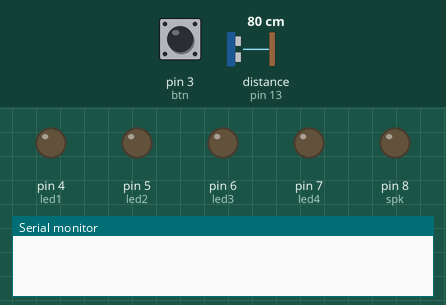
Recording of a sketch running on a simulated Arduino Uno, built with avr-gcc and run on an emulated ATmega328P. Shown: output pins drawn as LEDs (lit = HIGH), the last lines printed to the serial monitor. The inputs (shaded band) are chosen by the test bench; at power-on: pin 3 (btn) HIGH, distance to the obstacle (sensor on pin 13) 80 cm. The echo pulse lasts 58.3 µs per cm; pins used as bus, display or sensor lines are not drawn.

Above: at 1.2 s.
1.3 s: pin 3 (btn) pulled LOW for 0.15 s
At 1.7 s:
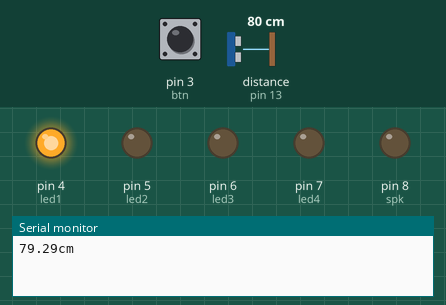
3.3 s: pin 3 (btn) pulled LOW for 3.2 s
At 7.2 s:
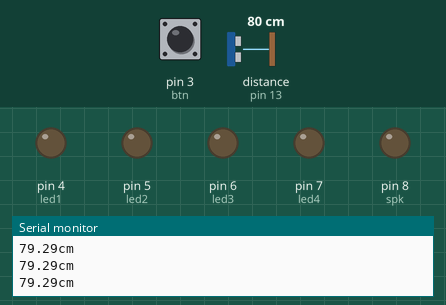
Timing chart, 0 to 8.7 s (numbered marks = the images above; inputs shaded):
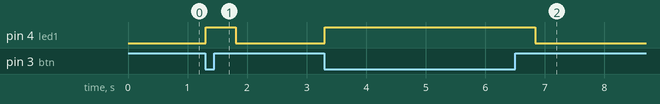

The sketch:

19_MicroWave01.ino
```cpp
#include<pitches.h>

int led1 = 4;
int led2 = 5;
int led3 = 6;
int led4 = 7;
int spk = 8;
int btn = 3;

int echoPin = 13;
int trigPin = 12;

void setup() {
  // put your setup code here, to run once:
  Serial.begin(9600);
  pinMode(trigPin, OUTPUT);
  pinMode(echoPin, INPUT);

  pinMode(led1, OUTPUT);
  pinMode(led2, OUTPUT);
  pinMode(led3, OUTPUT);
  pinMode(led4, OUTPUT);
  pinMode(spk, OUTPUT);
  pinMode(btn, INPUT_PULLUP);
}

void loop() {
  // put your main code here, to run repeatedly:


  if(digitalRead(btn) == LOW)
  {
    digitalWrite(trigPin, LOW);
    digitalWrite(echoPin, LOW);
    delayMicroseconds(2);
    digitalWrite(trigPin, HIGH);
    delayMicroseconds(10);
    digitalWrite(trigPin, LOW);
    unsigned long duration = pulseIn(echoPin, HIGH);
    float distance = ((float)(340 * duration)/ 10000)/2;
    Serial.print(distance);

    if(distance > 50)
    {
      digitalWrite(led1, HIGH);
      digitalWrite(led2, LOW);
      digitalWrite(led3, LOW);
      digitalWrite(led4, LOW);
    }
    else if(distance > 30 && distance < 50)
    {
      digitalWrite(led1, LOW);
      digitalWrite(led2, HIGH);
      digitalWrite(led3, LOW);
      digitalWrite(led4, LOW);
    }
    else if(distance > 10 && distance < 30)
    {
      digitalWrite(led1, LOW);
      digitalWrite(led2, LOW);
      digitalWrite(led3, HIGH);
      digitalWrite(led4, LOW);
    }
    else if(distance < 10)
    {
      digitalWrite(led1, HIGH);
      digitalWrite(led2, HIGH);
      digitalWrite(led3, HIGH);
      digitalWrite(led4, HIGH);
      tone(spk, NOTE_G4, 250);
      delay(10);
      noTone(spk);
    }
    else if(distance > 80)
    {
      digitalWrite(led1, LOW);
      digitalWrite(led2, LOW);
      digitalWrite(led3, LOW);
      digitalWrite(led4, LOW);
    }


    Serial.println("cm");
    delay(500);
  }// if btn
  else
  {
      digitalWrite(led1, LOW);
      digitalWrite(led2, LOW);
      digitalWrite(led3, LOW);
      digitalWrite(led4, LOW);
  }


}
```

Measured:
- after the input at 1.3 s, pin 4 (led1): LOW → HIGH at once, → LOW 0.50 s later
- after the input at 3.3 s, pin 4 (led1): LOW → HIGH at once, → LOW 3.5 s later
